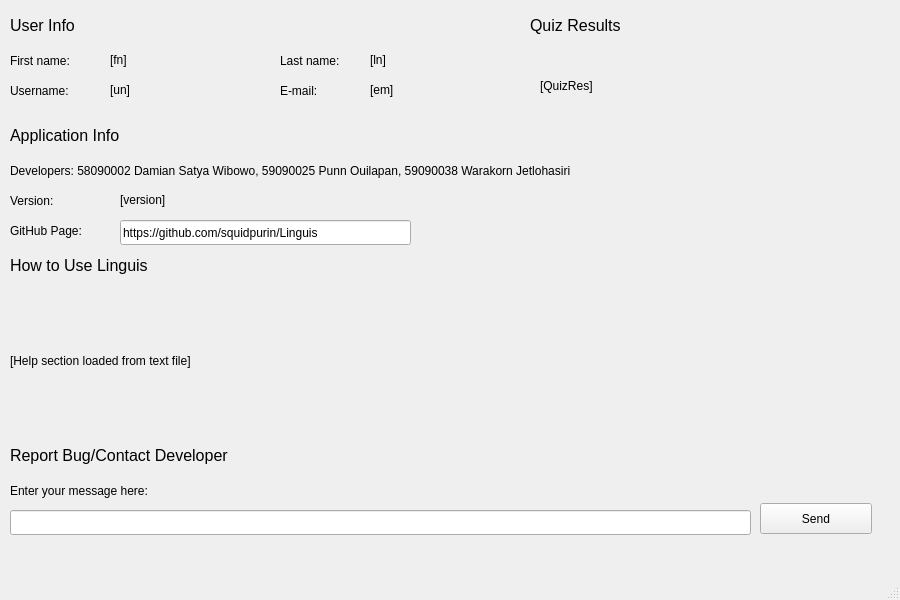
<?xml version="1.0" encoding="UTF-8"?>
<ui version="4.0">
 <class>OptionsMenu</class>
 <widget class="QMainWindow" name="OptionsMenu">
  <property name="geometry">
   <rect>
    <x>0</x>
    <y>0</y>
    <width>900</width>
    <height>600</height>
   </rect>
  </property>
  <property name="windowTitle">
   <string>Options Menu</string>
  </property>
  <widget class="QWidget" name="centralwidget">
   <widget class="QLabel" name="label">
    <property name="geometry">
     <rect>
      <x>10</x>
      <y>10</y>
      <width>121</width>
      <height>31</height>
     </rect>
    </property>
    <property name="font">
     <font>
      <pointsize>12</pointsize>
     </font>
    </property>
    <property name="text">
     <string>User Info</string>
    </property>
   </widget>
   <widget class="QLabel" name="label_2">
    <property name="geometry">
     <rect>
      <x>10</x>
      <y>80</y>
      <width>121</width>
      <height>21</height>
     </rect>
    </property>
    <property name="text">
     <string>Username:</string>
    </property>
   </widget>
   <widget class="QLabel" name="label_3">
    <property name="geometry">
     <rect>
      <x>10</x>
      <y>50</y>
      <width>121</width>
      <height>21</height>
     </rect>
    </property>
    <property name="text">
     <string>First name:</string>
    </property>
   </widget>
   <widget class="QLabel" name="label_4">
    <property name="geometry">
     <rect>
      <x>280</x>
      <y>50</y>
      <width>121</width>
      <height>21</height>
     </rect>
    </property>
    <property name="text">
     <string>Last name:</string>
    </property>
   </widget>
   <widget class="QLabel" name="label_5">
    <property name="geometry">
     <rect>
      <x>280</x>
      <y>80</y>
      <width>121</width>
      <height>21</height>
     </rect>
    </property>
    <property name="text">
     <string>E-mail:</string>
    </property>
   </widget>
   <widget class="QLabel" name="label_6">
    <property name="geometry">
     <rect>
      <x>10</x>
      <y>190</y>
      <width>121</width>
      <height>21</height>
     </rect>
    </property>
    <property name="text">
     <string>Version:</string>
    </property>
   </widget>
   <widget class="QLabel" name="label_7">
    <property name="geometry">
     <rect>
      <x>10</x>
      <y>120</y>
      <width>211</width>
      <height>31</height>
     </rect>
    </property>
    <property name="font">
     <font>
      <pointsize>12</pointsize>
     </font>
    </property>
    <property name="text">
     <string>Application Info</string>
    </property>
   </widget>
   <widget class="QLabel" name="label_8">
    <property name="geometry">
     <rect>
      <x>10</x>
      <y>220</y>
      <width>121</width>
      <height>21</height>
     </rect>
    </property>
    <property name="text">
     <string>GitHub Page:</string>
    </property>
   </widget>
   <widget class="QLabel" name="label_9">
    <property name="geometry">
     <rect>
      <x>10</x>
      <y>160</y>
      <width>761</width>
      <height>21</height>
     </rect>
    </property>
    <property name="text">
     <string>Developers: 58090002 Damian Satya Wibowo, 59090025 Punn Ouilapan, 59090038 Warakorn Jetlohasiri</string>
    </property>
   </widget>
   <widget class="QLabel" name="helpText">
    <property name="geometry">
     <rect>
      <x>10</x>
      <y>290</y>
      <width>861</width>
      <height>141</height>
     </rect>
    </property>
    <property name="text">
     <string>[Help section loaded from text file]</string>
    </property>
    <property name="wordWrap">
     <bool>true</bool>
    </property>
   </widget>
   <widget class="QLabel" name="label_11">
    <property name="geometry">
     <rect>
      <x>10</x>
      <y>250</y>
      <width>211</width>
      <height>31</height>
     </rect>
    </property>
    <property name="font">
     <font>
      <pointsize>12</pointsize>
     </font>
    </property>
    <property name="text">
     <string>How to Use Linguis</string>
    </property>
   </widget>
   <widget class="QLabel" name="label_12">
    <property name="geometry">
     <rect>
      <x>10</x>
      <y>440</y>
      <width>341</width>
      <height>31</height>
     </rect>
    </property>
    <property name="font">
     <font>
      <pointsize>12</pointsize>
     </font>
    </property>
    <property name="text">
     <string>Report Bug/Contact Developer</string>
    </property>
   </widget>
   <widget class="QLineEdit" name="messageReport">
    <property name="geometry">
     <rect>
      <x>10</x>
      <y>510</y>
      <width>741</width>
      <height>25</height>
     </rect>
    </property>
   </widget>
   <widget class="QLabel" name="label_13">
    <property name="geometry">
     <rect>
      <x>10</x>
      <y>480</y>
      <width>761</width>
      <height>21</height>
     </rect>
    </property>
    <property name="text">
     <string>Enter your message here:</string>
    </property>
   </widget>
   <widget class="QPushButton" name="sendButton">
    <property name="geometry">
     <rect>
      <x>760</x>
      <y>503</y>
      <width>112</width>
      <height>31</height>
     </rect>
    </property>
    <property name="text">
     <string>Send</string>
    </property>
   </widget>
   <widget class="QLineEdit" name="lineEdit_2">
    <property name="geometry">
     <rect>
      <x>120</x>
      <y>220</y>
      <width>291</width>
      <height>25</height>
     </rect>
    </property>
    <property name="text">
     <string>https://github.com/squidpurin/Linguis</string>
    </property>
    <property name="readOnly">
     <bool>true</bool>
    </property>
   </widget>
   <widget class="QLabel" name="versionNum">
    <property name="geometry">
     <rect>
      <x>120</x>
      <y>190</y>
      <width>68</width>
      <height>19</height>
     </rect>
    </property>
    <property name="text">
     <string>[version]</string>
    </property>
   </widget>
   <widget class="QLabel" name="firstName">
    <property name="geometry">
     <rect>
      <x>110</x>
      <y>50</y>
      <width>161</width>
      <height>19</height>
     </rect>
    </property>
    <property name="text">
     <string>[fn]</string>
    </property>
   </widget>
   <widget class="QLabel" name="userName">
    <property name="geometry">
     <rect>
      <x>110</x>
      <y>80</y>
      <width>161</width>
      <height>19</height>
     </rect>
    </property>
    <property name="text">
     <string>[un]</string>
    </property>
   </widget>
   <widget class="QLabel" name="userEmail">
    <property name="geometry">
     <rect>
      <x>370</x>
      <y>80</y>
      <width>131</width>
      <height>19</height>
     </rect>
    </property>
    <property name="text">
     <string>[em]</string>
    </property>
   </widget>
   <widget class="QLabel" name="lastName">
    <property name="geometry">
     <rect>
      <x>370</x>
      <y>50</y>
      <width>141</width>
      <height>19</height>
     </rect>
    </property>
    <property name="text">
     <string>[ln]</string>
    </property>
   </widget>
   <widget class="QLabel" name="quizRes">
    <property name="geometry">
     <rect>
      <x>540</x>
      <y>50</y>
      <width>311</width>
      <height>71</height>
     </rect>
    </property>
    <property name="text">
     <string>[QuizRes]</string>
    </property>
    <property name="wordWrap">
     <bool>true</bool>
    </property>
   </widget>
   <widget class="QLabel" name="label_14">
    <property name="geometry">
     <rect>
      <x>530</x>
      <y>10</y>
      <width>151</width>
      <height>31</height>
     </rect>
    </property>
    <property name="font">
     <font>
      <pointsize>12</pointsize>
     </font>
    </property>
    <property name="text">
     <string>Quiz Results</string>
    </property>
   </widget>
  </widget>
  <widget class="QStatusBar" name="statusbar"/>
 </widget>
 <resources/>
 <connections/>
</ui>
